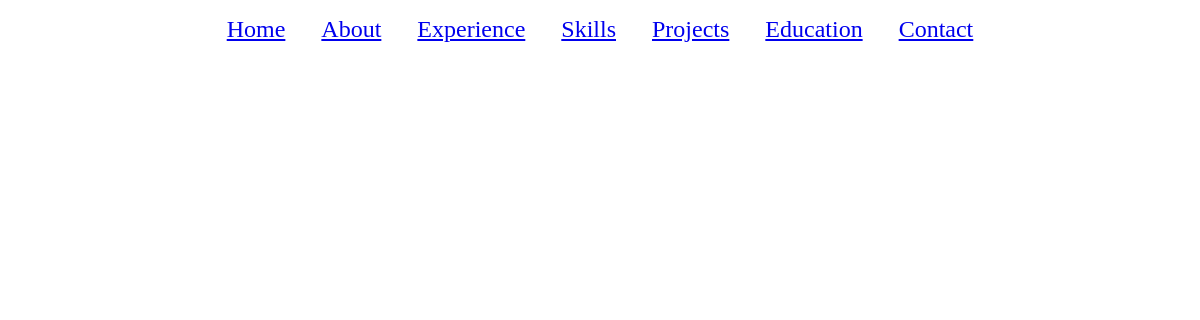
Page /experience/ on the earlier database version.
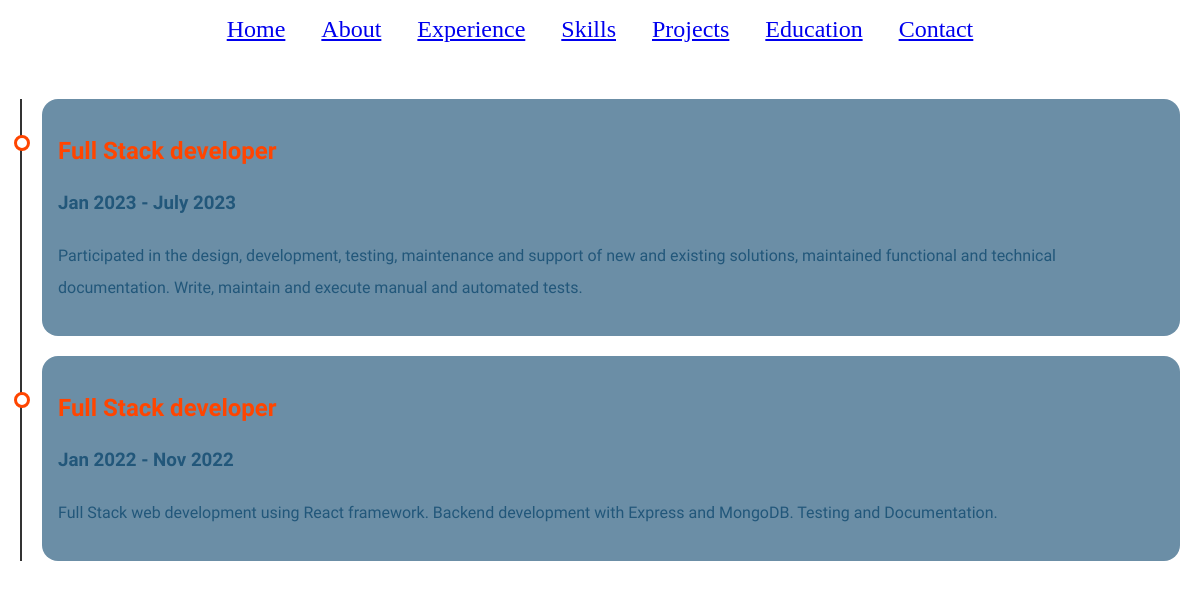
Same page on the later database version.
### app_portfolio/models.py (models this page shows, shortened)
class Experience(models.Model):
    title = models.CharField(max_length=50)
    company_name = models.CharField(max_length=50)
    period = models.CharField(max_length=30)
    description = models.TextField(blank=False)

### app_portfolio/views.py (the view)
# urls.py: path('experience/', experience, name='experience'),
def experience(request):
    experience_data = Experience.objects.all()
    context = {
        "experience_data":experience_data
    }
    return render(request, 'app_portfolio/experience.html', context)

### templates/app_portfolio/experience.html (shortened to what this page needs)
{% extends 'app_portfolio/base.html' %}
{% load static %}
{% block content %}
<div class="timeline">
  <div class="outer">
    {% for experience in experience_data %}
    <div class="card">
      <div class="info">
        <h2 class="title">{{ experience.title }}</h2>
        <h3>{{ experience.period }}</h3>
        <p>{{ experience.description }}</p>
      </div>
    </div>
    {% endfor %}
  </div>
</div>
{% endblock %}

Differences in the rows shown:
added Experience: period "Jan 2023 - July 2023", description "Participated in the design, development, testing, maintenance and support of new and existing solutions, maintained functional and technical documentation. Write, maintain and execute manual and automated tests."
added Experience: period "Jan 2022 - Nov 2022", description "Full Stack web development using React framework. Backend development with Express and MongoDB. Testing and Documentation."
